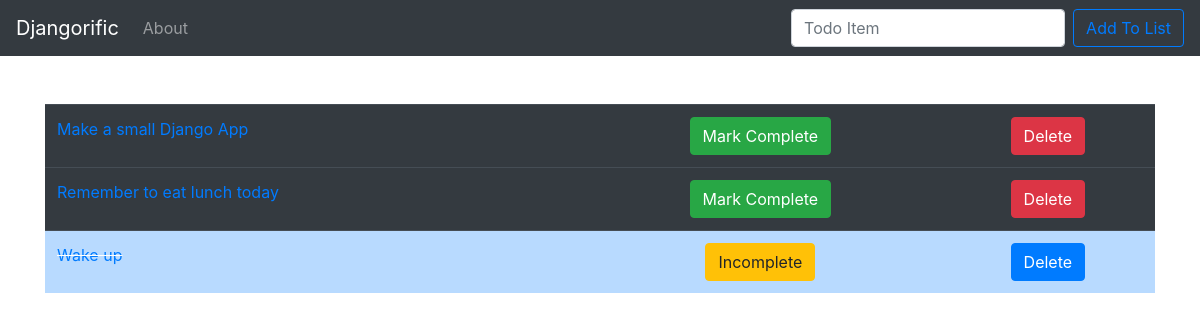
Before: / with the older database file.
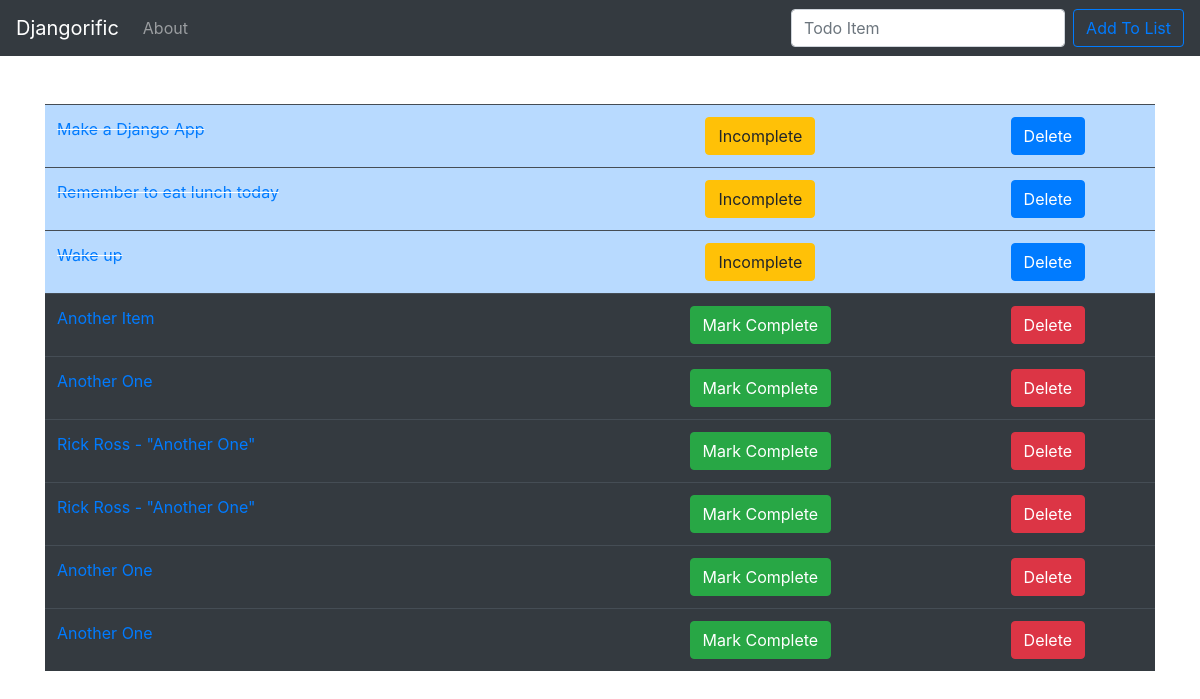
After: the same page with the newer database file.
### todo_list/models.py (models this page shows, shortened)
class List(models.Model):
    item = models.CharField(max_length=200)
    completed = models.BooleanField(default=False)

### todo_list/views.py (the view)
# urls.py: path('', views.home, name='home'),
def home(request):
    if request.method == "POST":
        form = ListForm(request.POST or None)
        if form.is_valid():
            form.save()
            messages.success(request, "Item Has Been Added!")
            all_items = List.objects.all
            return render(request, 'home.html', {'all_items': all_items})
    else:
        all_items = List.objects.all
        return render(request, 'home.html', {'all_items': all_items})

### todo_list/templates/home.html (shortened to what this page needs)
{% extends 'base.html' %}
{% block content %}
    {% if all_items %}
        <table class="table table-dark">
        {% for items in all_items %}
            {% if items.completed %}
                <tr class="table-primary">
                    <td class="striker"><a href="{% url 'edit' items.id %}">{{items.item}}</a></td>
                    <td style="text-align: center;"><a class="btn btn-warning" href="{% url 'un_cross' items.id %}" role="button">Incomplete</a></td>
                    <td style="text-align: center;"><a class="btn btn-primary" href="{% url 'delete' items.id %}" role="button">Delete</a></td>
                </tr>
            {% else %}
                <tr>
                    <td><a href="{% url 'edit' items.id %}">{{items.item}}</a></td>
                    <td style="text-align: center;"><a class="btn btn-success" href="{% url 'cross_off' items.id %}" role="button">Mark Complete</a></td>
                    <td style="text-align: center;"><a class="btn btn-danger" href="{% url 'delete' items.id %}" role="button">Delete</a></td>
                </tr>
            {% endif %}
        {% endfor %}
        </table>
    {% endif %}
{% endblock %}

### todo_list/templates/base.html (shortened to what this page needs)
{% load static %}
<!doctype html>
<html lang="en">
  <head>
    <link rel="stylesheet" href="https://stackpath.bootstrapcdn.com/bootstrap/4.4.1/css/bootstrap.min.css">
      <link rel="stylesheet" href="{% static 'css/my_style.css' %}">
  </head>
  <body>
  <nav class="navbar navbar-expand-lg navbar-dark bg-dark">
  <a class="navbar-brand" href="{% url 'home' %}">Djangorific</a>
  <div class="collapse navbar-collapse" id="navbarNavDropdown">
    <ul class="navbar-nav">
      <li class="nav-item">
        <a class="nav-link" href="{% url 'about' %}">About</a>
      </li>
    </ul>
  </div>
       <form class="form-inline" method="POST">
        <input class="form-control mr-sm-2" type="search" placeholder="Todo Item" aria-label="Add To List" name="item">
        <button class="btn btn-outline-primary my-2 my-sm-0" type="submit">Add To List</button>
       </form>
</nav>
    <div class = "container">
        <br></br>
        {% block content %}
        {% endblock %}
    </div>
  </body>
</html>

### static/css/my_style.css (style rules this page uses)
.striker { text-decoration: line-through; }

Changed rows visible on the page:
changed List: item "Make a small Django App" → "Make a Django App"; completed "Mark Complete" → "Incomplete"
changed List "Remember to eat lunch today": completed "Mark Complete" → "Incomplete"
added List: item "Another Item"
added List: item "Another One"
added List: item "Rick Ross - \"Another One\""
added List: item "Rick Ross - \"Another One\""
added List: item "Another One"
added List: item "Another One"
